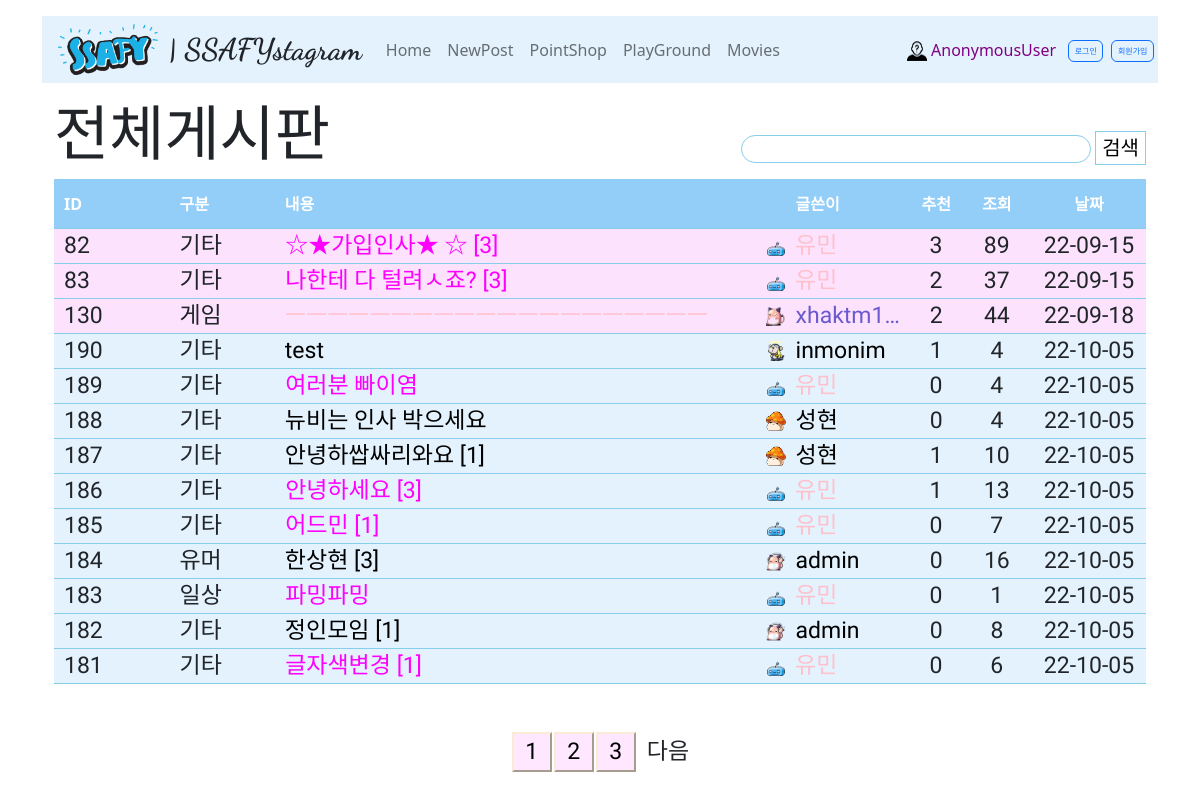
/articles/, run on an earlier commit of the app's database.
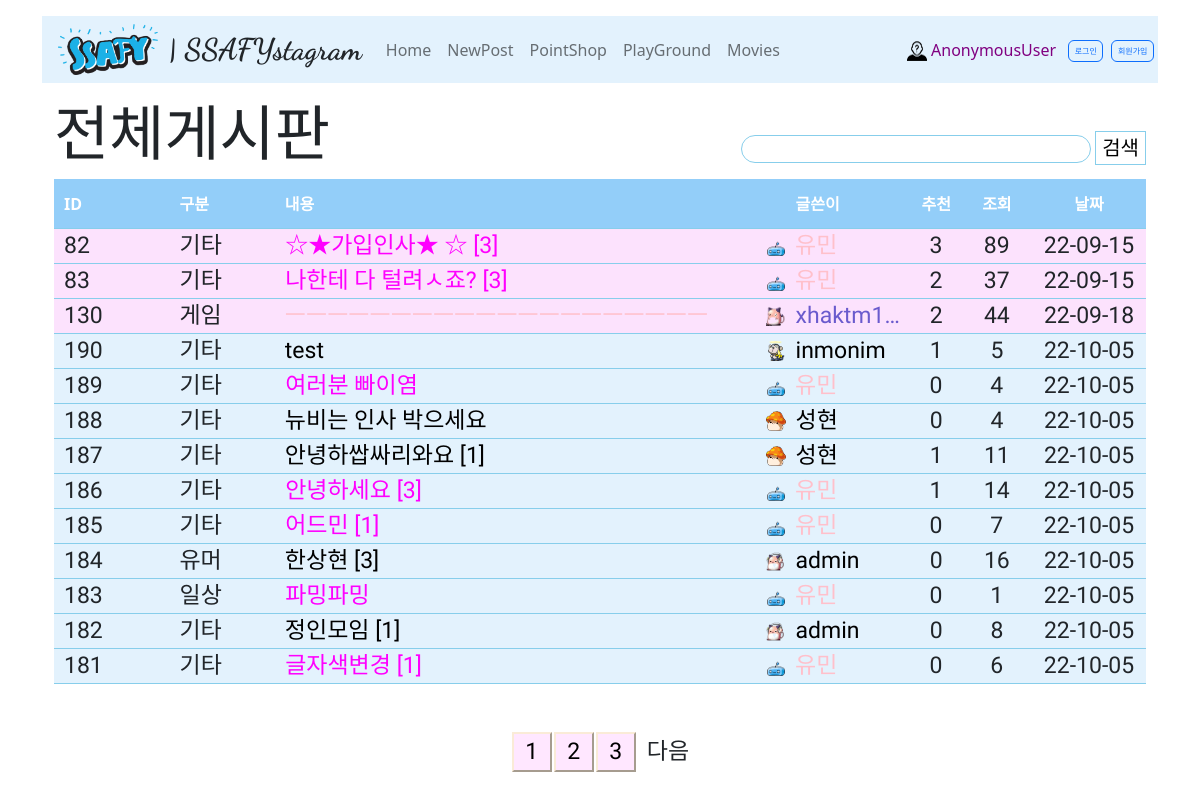
And on a later commit of the database.
### articles/models.py (models this page shows, shortened)
class Article(models.Model):
    header_choices = (
	('기타', '기타'),
    ('잡담', '잡담'),
    ('유머', '유머'),
    ('게임', '게임'),
    ('일상', '일상'),
    )
    header = models.CharField(max_length=2, choices=header_choices, default='기타')
    username = models.CharField(default='익명',max_length=50)
    title = models.CharField(max_length=30)
    content = models.TextField()
    count = models.IntegerField(default=0)
    up_count = models.IntegerField(default=0)
    comment_count = models.IntegerField(default=0)
    created_at = models.DateTimeField(auto_now_add=True)
    updated_at = models.DateTimeField(auto_now=True)
    def 욕필터(self,str):
        return str.replace("씨팔","**")

class Profile(models.Model):
    username = models.CharField(max_length=50)
    icon_id = models.IntegerField(default=0)
    icon_url = models.TextField(default='icon/gunbbang.png')
    id_color = models.TextField(default='black')
    title_color = models.TextField(default='black')

### articles/views.py (the view)
# urls.py: path('', views.index, name='index'),
def index(request):
    global interval
    page = int(request.GET.get('page', 1))                      # 요청 페이지를 받아올때 인트값으로, 디폴트 1
    page_size = 10                                              # 보여줄 페이지의 개수
    page_end = page * page_size                                 # 아래에서 게시글을 페이지개수만큼 자를 변수
    page_start = page_end - page_size
    paginations = (len(Article.objects.all()) // page_size) +1  # 모든 게시글개수를 페이지 사이즈만큼 나누고 +1 만큼 페이지네이션 생성
    paginations_size = 3                                        # 페이지네이션 사이즈 (html에도 값 바꿔주어야함)
    if page <= paginations_size:                                # 페이지네이션 사이즈 처리 구간 첫 1,2,3 구간일때
        interval = 1
    if page != 1 and page % paginations_size == 1:              # 페이지가 1이아니고 페이지네이션 사이즈로 나눈 나머지 1일때 (즉 현재설정으론 4페이지)
        interval = page                                         # 글로벌 interval을 page값으로 할당 (아래에 range범위 바꿔서 다시 렌더링 해야함)
    articles = Article.objects.all()[::-1]
    articles = articles[page_start:page_end]                    # 현재 페이지 사이즈 10개만큼 잘라서 렌더링해야함
    time_now = int(time.mktime(datetime.now().date().timetuple()))      # 중요!! 현재시간의 현재날짜 00시 기준의 값을 타임스탬프로 받아와야함!
    for article in articles:
        article.title = article.욕필터(article.title)
        article_time = int(time.mktime(article.created_at.timetuple()))     # 게시글 작성시간을 타임스탬프화 시키고
        article.time_slice = article_time - time_now + 32400                # 중요!! 오늘날짜 00시 기준값에서 작성시간 빼고 32400(시차)만큼 더해준값 음수면 넘어가게..(이 값으로 index페이지에서 사용)
        if article.comment_count == 0:
            article.comment_count = ''          # 코멘트 0 이면 빈칸
        else:
             article.comment_count = f' [{ article.comment_count }]'
    article_popular = Article.objects.all().order_by('-up_count')[:3]
    for popular in article_popular:
        popular.title = popular.욕필터(popular.title)
        popular_time = int(time.mktime(popular.created_at.timetuple()))
        popular.time_slice = popular_time - time_now + 32400
        if popular.comment_count == 0:
            popular.comment_count = ''
        else:
             popular.comment_count = f' [{ popular.comment_count}]'
    usernames = list(map(lambda x:x.username, articles))
    usernames2 = list(map(lambda x:x.username, article_popular))
    profiles = Profile.objects.filter(username__in=usernames)
    profiles2 = Profile.objects.filter(username__in=usernames2)
    for article in articles:
        for profile in profiles:
            if profile.username == article.username :
                article.profile = profile.icon_url
                article.id_color = profile.id_color
                article.title_color = profile.title_color
    for article in article_popular:
        for pro in profiles2:
            if pro.username == article.username :
                article.profile = pro.icon_url
                article.id_color = pro.id_color
                article.title_color = pro.title_color
    context ={
        'articles': articles,
        'article_popular': article_popular,
        'range': range(interval, paginations + 1),                      # 여기 range를 전달함으로써 구간만큼 페이지네이션 버튼 생성
        'interval': interval,
        'interval_2': interval + paginations_size,
        'paginations_size': paginations_size,
    }
    return render(request, 'articles/index.html', context)

### articles/context_processors.py (called while the page is built)
def profile_processor(request):
    first_profile = Profile()
    first_profile.icon_url = 'icon/anonymous.png'
    is_anonymoususer = str(request.user) == 'AnonymousUser'
    if is_anonymoususer == False:
        [first_profile] = Profile.objects.filter(username=request.user.username) # 일치하는 이름으로 필터로 거름 (get은 없으면 오류)
    return {
        'profile': first_profile,
    }

### articles/templates/articles/index.html (shortened to what this page needs)
{% extends 'base.html' %}
{% load static %}
{% block content %}
  <div class="header-search">
    <h1>전체게시판</h1>
    <form action="{% url 'articles:search' %}">
      <input class="searchinput" type="search" name="q">
      <input class="searchbox" type="submit" value="검색">
    </form>
  </div>
  <section>
    <div class="oneline-head">
      <cell>
        ID
      </cell>
      <cell>
        구분
      </cell>
      <div class="divtitle">
        내용
      </div>
      <cell style="margin-left: 20px;">
        글쓴이
      </cell>
      <cell2>
        추천
      </cell2>
      <cell2>
        조회
      </cell2>
      <datecell>
        날짜
      </datecell>
    </div>
    {% for popular in article_popular %}
      <div class="oneline-popluar">
        <cell>
          {{ popular.pk }}
        </cell>
        <cell>
          {{ popular.header }}
        </cell>
        <div style="color: {{ popular.title_color }};" class="divtitle">
          <a href="{% url 'articles:detail' popular.pk %}">
            {{ popular.title }}
            {{ popular.comment_count }}
          </div>
        <img style="width: 20px; height: 20px;" src="{% static popular.profile %}" alt="icon"/>
        <cell style="color: {{ popular.id_color }};">
          {{ popular.username }}</cell>
        <cell2>
          {{ popular.up_count }}</cell2>
        <cell2>
          {{ popular.count }}</cell2>
        {% if popular.time_slice >= 0 %}
          <datecell>
            {{ popular.created_at|date:"H:i" }}
          </datecell>
        {% else %}
          <datecell>
            {{ popular.created_at|date:"y-m-d" }}
          </datecell>
        {% endif %}
      </div>
    {% endfor %}
    {% for article in articles %}
      <div class="oneline">
        <cell>
          {{ article.pk }}
        </cell>
        <cell>
          {{ article.header }}
        </cell>
        <div style="color: {{ article.title_color }};" class="divtitle">
          <a href="{% url 'articles:detail' article.pk %}">
            {{ article.title }}
            {{ article.comment_count }}
          </div>
        <img style="width: 20px; height: 20px;" src="{% static article.profile %}" alt="icon"/>
        <cell style="color: {{ article.id_color }};">
          {{ article.username }}</cell>
        <cell2>
          {{ article.up_count }}</cell2>
        <cell2>
          {{ article.count }}</cell2>
        {% if article.time_slice >= 0 %}
          <datecell>
            {{ article.created_at|date:"H:i" }}
          </datecell>
        {% else %}
          <datecell>
            {{ article.created_at|date:"y-m-d" }}
          </datecell>
        {% endif %}
      </div>
    {% endfor %}
    <footer class="oneline-page">
      {% for pag in range %}
        {% if pag < interval_2 %}
          <form href="{% url 'articles:index' %}">
            <input class="pagebox" type="submit" name="page" value="{{ pag }}">
          </form>
        {% elif pag == interval_2 %}
          <a style="margin-left: 10px;" href="?page={{ interval|add:paginations_size }}">다음</a>
        {% endif %}
      {% endfor %}
    </footer>
  </section>
{% endblock content %}

What changed in the data, as far as the page shows it:
changed Article "test": count "4" → "5"
changed Article "안녕하쌉싸리와요": count "10" → "11"
changed Article "안녕하세요": count "13" → "14"
